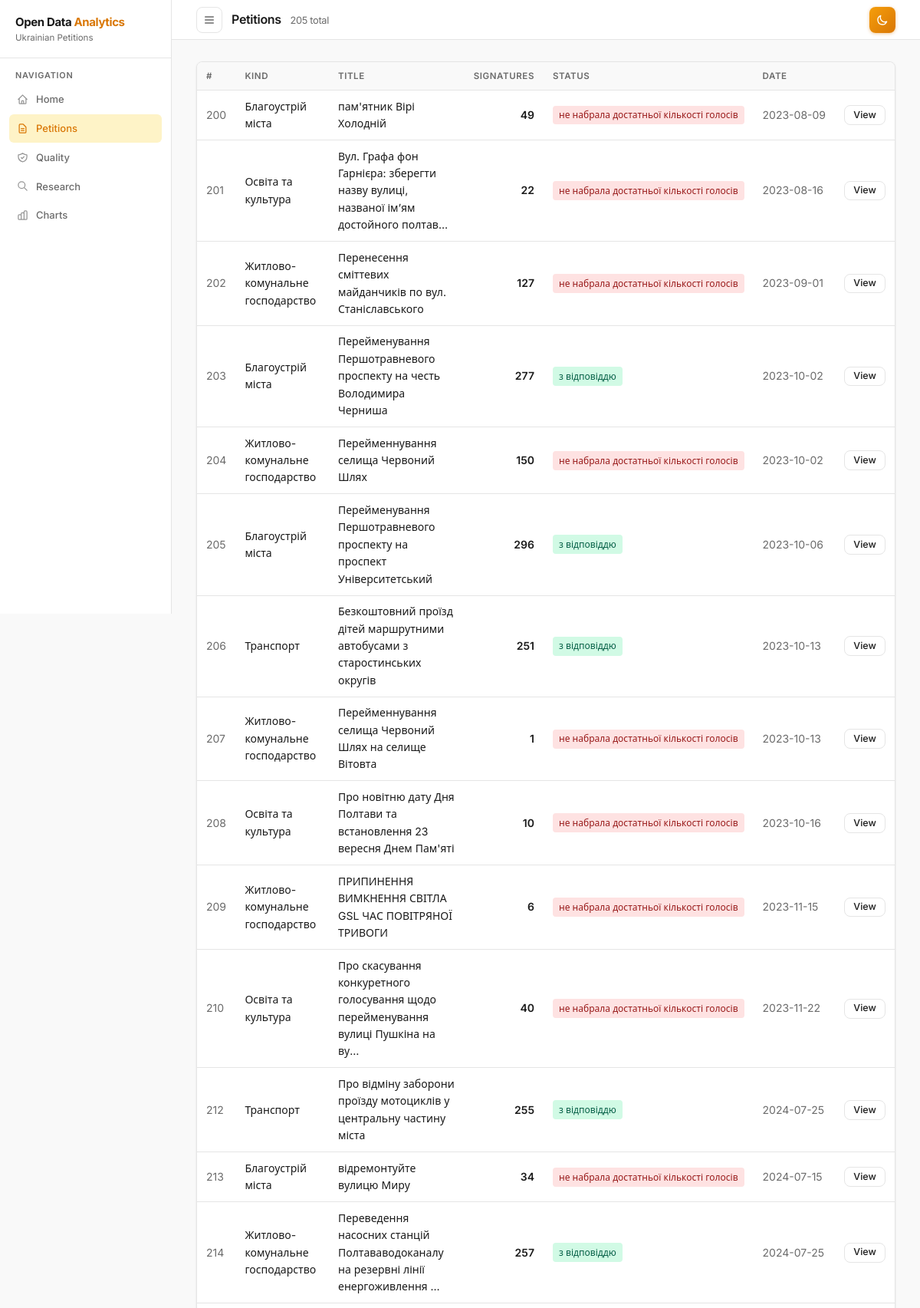
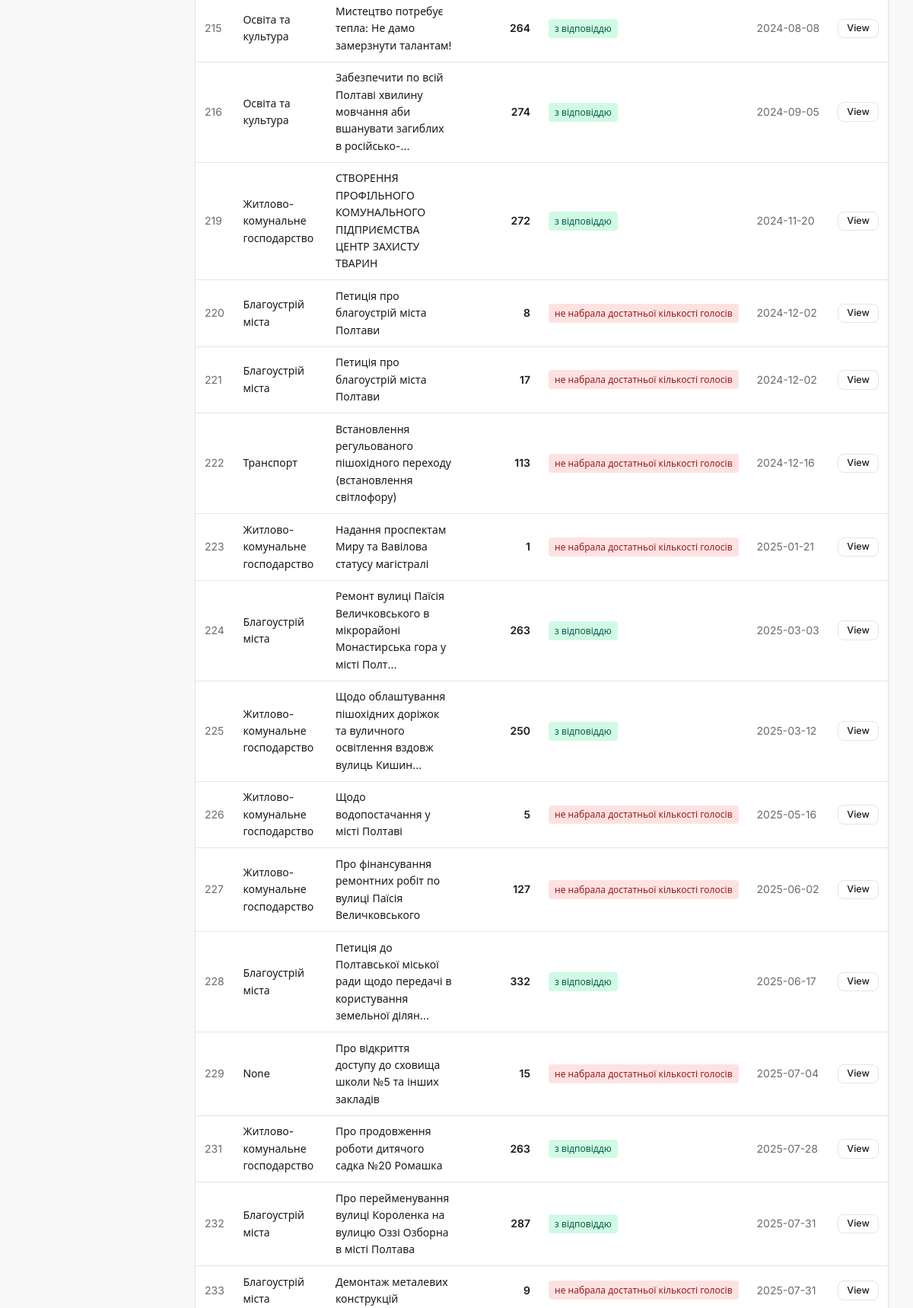
Page /ui/petitions?page=4&limit=50 (upper part) on the committed database (2 pictures, top to bottom).
### tables this page shows
CREATE TABLE "petitions" (
"uid" INTEGER,
  "kind" TEXT,
  "title" TEXT,
  "url" TEXT,
  "text" TEXT,
  "authorityName" TEXT,
  "authorityId" INTEGER,
  "authorityCattutc" TEXT,
  "DateStartPetition" TEXT,
  "count" INTEGER,
  "creator" TEXT,
  "status" TEXT,
  "answerDate" TEXT,
  "answerUrl" TEXT,
  "answerText" TEXT
);

### src/web/app.py (the view)
@app.get("/ui/petitions", response_class=HTMLResponse)
async def ui_petitions(request: Request,
                       page: int = Query(1, ge=1),
                       limit: int = Query(50, ge=1, le=200)):
    offset = (page - 1) * limit
    try:
        rows = petitions_list(limit=limit, offset=offset)
        total = petitions_count()
    except Exception:
        rows, total = [], 0
    return templates.TemplateResponse(
        name="petitions.html",
        request=request,
        context={
            "request": request,
            "rows": rows,
            "total": total,
            "page": page,
            "limit": limit,
            "active_page": "petitions",
        },
    )

### src/web/templates/petitions.html (shortened to what this page needs)
{% extends "base.html" %}
{% block page_title %}Petitions <span style="font-size:.8rem;font-weight:400;color:var(--text-secondary);margin-left:.5rem">{{ total }} total</span>{% endblock %}
{% block content %}
<div class="card" style="padding:0;overflow:hidden">
  <div class="overflow-table">
    <table>
      <thead>
        <tr>
          <th>#</th>
          <th>Kind</th>
          <th>Title</th>
          <th style="text-align:right">Signatures</th>
          <th>Status</th>
          <th>Date</th>
          <th></th>
        </tr>
      </thead>
      <tbody>
        {% for r in rows %}
        <tr>
          <td style="color:var(--text-secondary)">{{ r.uid }}</td>
          <td>{{ r.kind }}</td>
          <td>{{ r.title[:80] }}{% if r.title|length > 80 %}&hellip;{% endif %}</td>
          <td style="text-align:right;font-weight:600">{{ r.count }}</td>
          <td>
            {% if r.status == 'з відповіддю' %}
              <span class="badge badge-ok">{{ r.status }}</span>
            {% else %}
              <span class="badge badge-no">{{ r.status }}</span>
            {% endif %}
          </td>
          <td style="white-space:nowrap;color:var(--text-secondary)">{{ r.DateStartPetition }}</td>
          <td><a href="/ui/petition/{{ r.uid }}" class="btn btn-ghost btn-sm">View</a></td>
        </tr>
        {% endfor %}
      </tbody>
    </table>
  </div>
  {% set pages = (total / limit) | round(0, 'ceil') | int %}
</div>
{% endblock %}

### src/web/templates/base.html (style rules this page uses)
:root { --bg: #f9f9f9; --surface: #ffffff; --border: #e5e5e5; --text-primary: #1a1a1a; --text-secondary: #6b6b6b; --accent: #d97706; --accent-hover: #b45309; --accent-light: #fef3c7; --accent-light2: #fffbeb; --radius: 8px; --shadow: 0 1px 3px rgba(0,0,0,0.08); --sidebar-w: 224px; --topbar-h: 52px; --overlay-bg: rgba(0,0,0,0.4); }
*, *::before, *::after { box-sizing: border-box; margin: 0; padding: 0; }
html { height: 100%; }
body { font-family: 'Inter', system-ui, -apple-system, sans-serif; background: var(--bg); color: var(--text-primary); line-height: 1.6; font-size: 14px; height: 100%; transition: background 0.2s, color 0.2s; }
.card { background: var(--surface); border: 1px solid var(--border); border-radius: var(--radius); box-shadow: var(--shadow); padding: 1.25rem 1.5rem; margin-bottom: 1.25rem; transition: background 0.2s, border-color 0.2s; }
table { width: 100%; border-collapse: collapse; }
th { text-align: left; font-size: 0.72rem; font-weight: 600; color: var(--text-secondary); text-transform: uppercase; letter-spacing: 0.05em; padding: 0.55rem 0.75rem; border-bottom: 1px solid var(--border); background: var(--bg); white-space: nowrap; }
td { padding: 0.6rem 0.75rem; border-bottom: 1px solid var(--border); font-size: 0.875rem; }
.overflow-table { overflow-x: auto; -webkit-overflow-scrolling: touch; }
.badge { display: inline-flex; align-items: center; padding: 0.18rem 0.5rem; border-radius: 4px; font-size: 0.75rem; font-weight: 500; white-space: nowrap; }
.badge-ok { background: #d1fae5; color: #065f46; }
.badge-no { background: #fee2e2; color: #991b1b; }
.btn { display: inline-flex; align-items: center; gap: 0.4rem; padding: 0.475rem 0.9rem; border: none; border-radius: var(--radius); font-family: inherit; font-size: 0.8125rem; font-weight: 500; cursor: pointer; text-decoration: none; transition: opacity 0.12s, transform 0.1s; line-height: 1; white-space: nowrap; }
.btn-ghost { background: transparent; border: 1px solid var(--border); color: var(--text-primary); }
.btn-sm { padding: 0.35rem 0.7rem; font-size: 0.78rem; }

### rows in the picture
petitions: uid "200", kind "Благоустрій міста", title "пам'ятник Вірі Холодній", count "49", status "не набрала достатньої кількості голосів", DateStartPetition "2023-08-09"
petitions: uid "201", kind "Освіта та культура", title "Вул. Графа фон Гарнієра: зберегти назву вулиці, названої ім’ям достойного полтав", count "22", status "не набрала достатньої кількості голосів", DateStartPetition "2023-08-16"
petitions: uid "202", kind "Житлово-комунальне господарство", title "Перенесення сміттевих майданчиків по вул. Станіславського", count "127", status "не набрала достатньої кількості голосів", DateStartPetition "2023-09-01"
petitions: uid "203", kind "Благоустрій міста", title "Перейменування Першотравневого проспекту на честь Володимира Черниша", count "277", status "з відповіддю", DateStartPetition "2023-10-02"
petitions: uid "204", kind "Житлово-комунальне господарство", title "Перейменнування селища Червоний Шлях", count "150", status "не набрала достатньої кількості голосів", DateStartPetition "2023-10-02"
petitions: uid "205", kind "Благоустрій міста", title "Перейменування Першотравневого проспекту на проспект Університетський", count "296", status "з відповіддю", DateStartPetition "2023-10-06"
petitions: uid "206", kind "Транспорт", title "Безкоштовний проїзд дітей маршрутними автобусами з старостинських округів", count "251", status "з відповіддю", DateStartPetition "2023-10-13"
petitions: uid "207", kind "Житлово-комунальне господарство", title "Перейменнування селища Червоний Шлях на селище Вітовта", count "1", status "не набрала достатньої кількості голосів", DateStartPetition "2023-10-13"
petitions: uid "208", kind "Освіта та культура", title "Про новітню дату Дня Полтави та встановлення 23 вересня Днем Пам'яті", count "10", status "не набрала достатньої кількості голосів", DateStartPetition "2023-10-16"
petitions: uid "209", kind "Житлово-комунальне господарство", title "ПРИПИНЕННЯ ВИМКНЕННЯ СВІТЛА GSL ЧАС ПОВІТРЯНОЇ ТРИВОГИ", count "6", status "не набрала достатньої кількості голосів", DateStartPetition "2023-11-15"
petitions: uid "210", kind "Освіта та культура", title "Про скасування конкуретного голосування щодо перейменування вулиці Пушкіна на ву", count "40", status "не набрала достатньої кількості голосів", DateStartPetition "2023-11-22"
petitions: uid "212", kind "Транспорт", title "Про відміну заборони проїзду мотоциклів у центральну частину міста", count "255", status "з відповіддю", DateStartPetition "2024-07-25"
petitions: uid "213", kind "Благоустрій міста", title "відремонтуйте вулицю Миру", count "34", status "не набрала достатньої кількості голосів", DateStartPetition "2024-07-15"
petitions: uid "214", kind "Житлово-комунальне господарство", title "Переведення насосних станцій Полтававодоканалу на резервні лінії енергоживлення", count "257", status "з відповіддю", DateStartPetition "2024-07-25"
petitions: uid "215", kind "Освіта та культура", title "Мистецтво потребує тепла: Не дамо замерзнути талантам!", count "264", status "з відповіддю", DateStartPetition "2024-08-08"
petitions: uid "216", kind "Освіта та культура", title "Забезпечити по всій Полтаві хвилину мовчання аби вшанувати загиблих в російсько-", count "274", status "з відповіддю", DateStartPetition "2024-09-05"
petitions: uid "219", kind "Житлово-комунальне господарство", title "СТВОРЕННЯ ПРОФІЛЬНОГО КОМУНАЛЬНОГО ПІДПРИЄМСТВА ЦЕНТР ЗАХИСТУ ТВАРИН", count "272", status "з відповіддю", DateStartPetition "2024-11-20"
petitions: uid "220", kind "Благоустрій міста", title "Петиція про благоустрій міста Полтави", count "8", status "не набрала достатньої кількості голосів", DateStartPetition "2024-12-02"
petitions: uid "221", kind "Благоустрій міста", title "Петиція про благоустрій міста Полтави", count "17", status "не набрала достатньої кількості голосів", DateStartPetition "2024-12-02"
petitions: uid "222", kind "Транспорт", title "Встановлення регульованого пішохідного переходу (встановлення світлофору)", count "113", status "не набрала достатньої кількості голосів", DateStartPetition "2024-12-16"
petitions: uid "223", kind "Житлово-комунальне господарство", title "Надання проспектам Миру та Вавілова статусу магістралі", count "1", status "не набрала достатньої кількості голосів", DateStartPetition "2025-01-21"
petitions: uid "224", kind "Благоустрій міста", title "Ремонт вулиці Паїсія Величковського в мікрорайоні Монастирська гора у місті Полт", count "263", status "з відповіддю", DateStartPetition "2025-03-03"
petitions: uid "225", kind "Житлово-комунальне господарство", title "Щодо облаштування пішохідних доріжок та вуличного освітлення вздовж вулиць Кишин", count "250", status "з відповіддю", DateStartPetition "2025-03-12"
petitions: uid "226", kind "Житлово-комунальне господарство", title "Щодо водопостачання у місті Полтаві", count "5", status "не набрала достатньої кількості голосів", DateStartPetition "2025-05-16"
petitions: uid "227", kind "Житлово-комунальне господарство", title "Про фінансування ремонтних робіт по вулиці Паїсія Величковського", count "127", status "не набрала достатньої кількості голосів", DateStartPetition "2025-06-02"
petitions: uid "228", kind "Благоустрій міста", title "Петиція до Полтавської міської ради щодо передачі в користування земельної ділян", count "332", status "з відповіддю", DateStartPetition "2025-06-17"
petitions: uid "229", kind "None", title "Про відкриття доступу до сховища школи №5 та інших закладів", count "15", status "не набрала достатньої кількості голосів", DateStartPetition "2025-07-04"
petitions: uid "231", kind "Житлово-комунальне господарство", title "Про продовження роботи дитячого садка №20 Ромашка", count "263", status "з відповіддю", DateStartPetition "2025-07-28"
petitions: uid "232", kind "Благоустрій міста", title "Про перейменування вулиці Короленка на вулицю Оззі Озборна в місті Полтава", count "287", status "з відповіддю", DateStartPetition "2025-07-31"
petitions: uid "233", kind "Благоустрій міста", title "Демонтаж металевих конструкцій", count "9", status "не набрала достатньої кількості голосів", DateStartPetition "2025-07-31"

### other values in the picture
{{ total }} "205"
